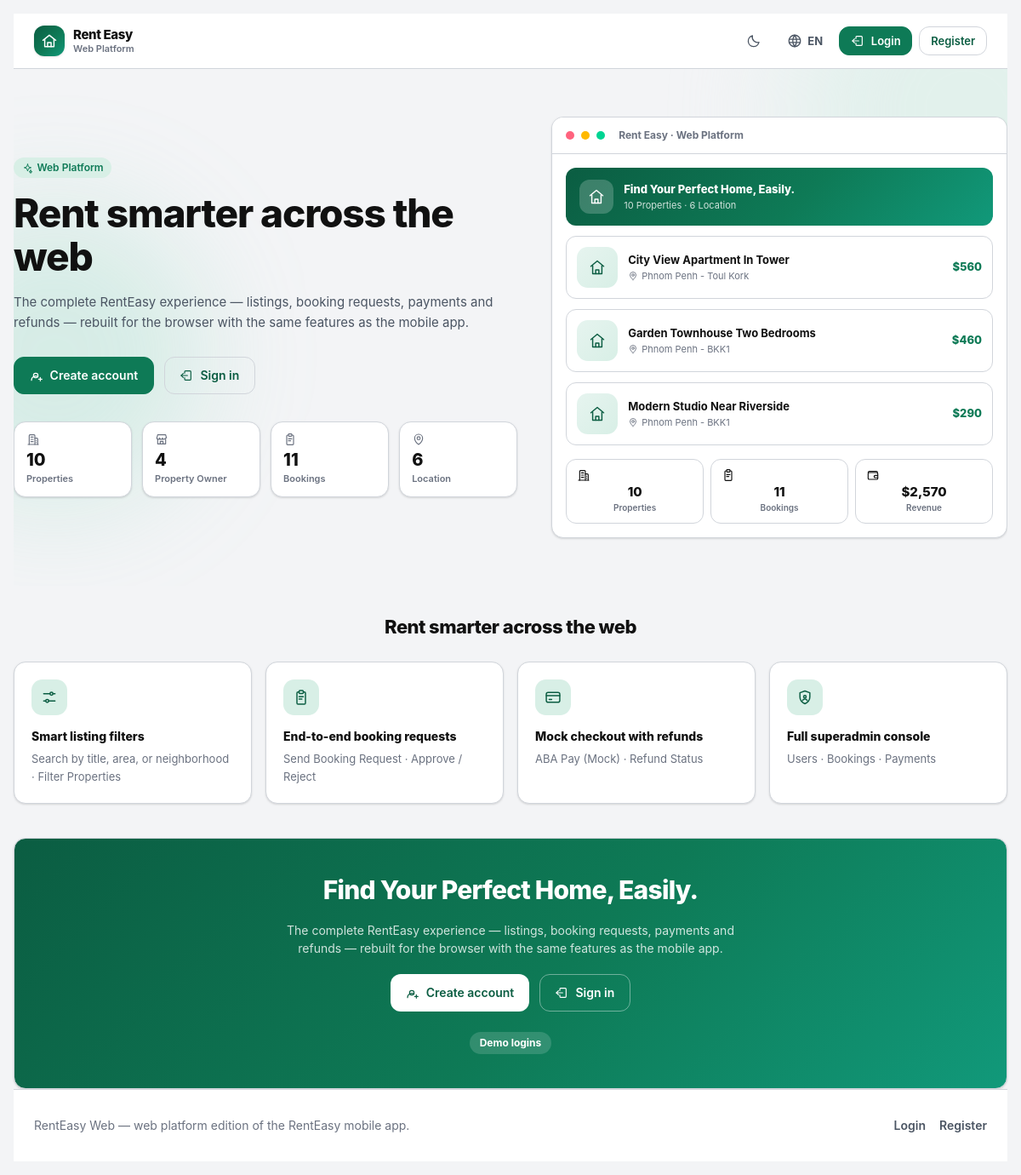
Screenshot of /core/landing/ with the database file from the repository.
### listings/models.py (models this page shows, shortened)
class Property(models.Model):
    title = models.CharField(max_length=160)
    location = models.CharField(max_length=160, db_index=True)
    price_per_month = models.DecimalField(
        max_digits=10, decimal_places=2, validators=[MinValueValidator(0)], db_index=True
    )
    bedrooms = models.PositiveSmallIntegerField(default=1)
    bathrooms = models.PositiveSmallIntegerField(default=1)
    description = models.TextField(blank=True)
    owner = models.ForeignKey(settings.AUTH_USER_MODEL, on_delete=models.CASCADE, related_name="properties")
    created_at = models.DateTimeField(default=timezone.now)
    updated_at = models.DateTimeField(auto_now=True)
    objects = PropertyQuerySet.as_manager()
    class Meta:
        ordering = ["-created_at"]
        indexes = [
            models.Index(fields=["owner", "-created_at"]),
            models.Index(fields=["location", "price_per_month"]),
        ]
    @property
    def price_display(self) -> str:
        return "${:,.0f}".format(float(self.price_per_month or 0))

### core/views.py (the view)
# urls.py: path("core/landing/", core_views.landing, name="landing"),
def landing(request):
    if request.user.is_authenticated:
        return redirect(request.user.home_url)
    from bookings.models import Booking, BookingStatus
    from listings.models import Property
    from payments.models import Payment
    t: Translator = getattr(request, "translator", None) or Translator("en")
    stats = {
        "properties": Property.objects.count(),
        "owners": Property.objects.values("owner_id").distinct().count(),
        "bookings": Booking.objects.count(),
        "cities": Property.objects.values("location").distinct().count(),
        "renters": Property.objects.count(),
    }
    featured = list(Property.objects.select_related("owner").order_by("-created_at")[:3])
    avg_price = Property.objects.aggregate(v=Avg("price_per_month"))["v"] or 0
    revenue = Payment.objects.filter(status=Payment.Status.SUCCESS).aggregate(v=Sum("amount"))["v"] or 0
    stats_list = [
        ("properties", t("properties"), stats["properties"], "building"),
        ("owners", t("property_owner"), stats["owners"], "store"),
        ("bookings", t("bookings"), stats["bookings"], "clipboard"),
        ("cities", t("location"), stats["cities"], "map-pin"),
    ]
    feature_list = [
        (
            "sliders",
            t("web_feature_listings"),
            t("search_placeholder") + " · " + t("filter_properties"),
        ),
        (
            "clipboard",
            t("web_feature_booking"),
            t("send_booking_request") + " · " + t("approve") + " / " + t("reject"),
        ),
        (
            "card",
            t("web_feature_payments"),
            t("method_aba") + " · " + t("refund_status"),
        ),
        (
            "shield-admin",
            t("web_feature_admin"),
            t("users") + " · " + t("bookings") + " · " + t("payments"),
        ),
    ]
    return render(
        request,
        "core/landing.html",
        {
            "stats": stats,
            "stats_list": stats_list,
            "feature_list": feature_list,
            "featured": featured,
            "avg_price": avg_price,
            "revenue": revenue,
            "has_data": Property.objects.exists() and Booking.objects.exists(),
        },
    )

### core/context_processors.py (called while the page is built)
def site(request):
    return {
        "SITE_NAME": "Rent Easy",
        "SUPPORTED_LANGUAGES": [
            {"code": code, "label": meta["label"], "native_label": meta["native_label"], "flag": meta["flag"]}
            for code, meta in i18n.LANGUAGES.items()
        ],
        "DEFAULT_LANGUAGE": i18n.DEFAULT_LANGUAGE,
        "DEBUG": settings.DEBUG,
    }

def i18n_context(request):
    language = getattr(request, "LANGUAGE_CODE_UI", i18n.DEFAULT_LANGUAGE)
    return {
        "LANG": language,
        "IS_KHMER": language == "km",
        "T": getattr(request, "translator", None) or i18n.Translator(language),
        "THEME": getattr(request, "theme", "light"),
        "IS_DARK": getattr(request, "theme", "light") == "dark",
    }

### core/i18n.py (called while the page is built)
    def __call__(self, key: str, /, **kwargs) -> str:
        pair = CATALOG.get(key)
        if pair is None:
            return key
        value = pair[1] if self.is_khmer else pair[0]
        if kwargs:
            try:
                return value.format(**kwargs)
            except (KeyError, IndexError, ValueError):
                return value
        return value

### core/icons.py (called while the page is built)
def render_icon(name: str, size: int | str = 20, class_name: str = "", stroke_width: float | str | None = None) -> str:
    body = ICONS.get(name)
    if body is None:
        body = ICONS["info"]
    attrs = _STROKE_ATTRS
    if stroke_width is not None:
        attrs = attrs.replace('stroke-width="1.75"', f'stroke-width="{stroke_width}"')
    cls = f' class="{class_name}"' if class_name else ""
    return f'<svg {attrs}{cls} width="{size}" height="{size}">{body}</svg>'

### core/templatetags/ui.py (called while the page is built)
@register.simple_tag(name="icon")
def icon_tag(name: str, size: int = 20, css_class: str = "", stroke_width=None) -> str:
    return mark_safe(icon_lib.render_icon(name, size=size, class_name=css_class, stroke_width=stroke_width))

@register.filter(name="usd")
def usd(value, decimals: int = 0) -> str:
    try:
        number = float(value or 0)
    except (TypeError, ValueError):
        return "$0"
    if decimals == 0:
        rounded = int(round(number))
        return "${:,}".format(rounded)
    return "${:,.{}f}".format(number, decimals)

def _translator(context) -> Translator:
    t = context.get("T")
    return t if isinstance(t, Translator) else Translator("en")

### templates/core/landing.html (shortened to what this page needs)
{% extends "base.html" %}
{% load ui humanize %}
{% block content_wrapper %}
<section class="relative overflow-hidden">
  <div class="pointer-events-none absolute inset-0 -z-10">
    <div class="absolute -left-32 top-40 h-[22rem] w-[22rem] rounded-full bg-accent/25 blur-3xl"></div>
  </div>
  <div class="grid items-center gap-10 py-8 lg:grid-cols-[minmax(0,1.05fr)_minmax(0,0.95fr)] lg:py-14">
    <div>
      <span class="pill pill-approved mb-4">{% icon "sparkle" 13 %} {% t 'platform_tag' %}</span>
      <h1 class="text-[34px] font-extrabold leading-[1.1] tracking-tight text-ink sm:text-[46px]">
        {% t 'web_hero_title' %}
      </h1>
      <p class="mt-4 max-w-xl text-[15px] leading-relaxed text-ink-2">{% t 'web_hero_sub' %}</p>
      <div class="mt-7 flex flex-wrap items-center gap-3">
        <a href="{% url 'register' %}" class="btn btn-primary">{% icon "user-plus" 16 %} {% t 'cta_create_account' %}</a>
        <a href="{% url 'login' %}" class="btn btn-outline">{% icon "login" 16 %} {% t 'cta_sign_in' %}</a>
      </div>
      <div class="mt-8 grid grid-cols-2 gap-3 sm:grid-cols-4">
        {% for key, label, val, ic in stats_list %}
          <div class="app-card px-3.5 py-3">
            <span class="text-ink-3">{% icon ic 16 %}</span>
            <p class="mt-1.5 text-[20px] font-extrabold leading-none">{{ val|intcomma }}</p>
            <p class="mt-1 text-[11px] font-semibold text-ink-3">{{ label }}</p>
          </div>
        {% endfor %}
      </div>
    </div>
    <div class="app-card overflow-hidden">
      <div class="flex items-center gap-2 border-b border-hairline bg-surface-2 px-4 py-3">
        <span class="h-2.5 w-2.5 rounded-full bg-rose-400"></span>
        <span class="h-2.5 w-2.5 rounded-full bg-amber-400"></span>
        <span class="h-2.5 w-2.5 rounded-full bg-emerald-400"></span>
        <span class="ms-2 truncate text-[12px] font-bold text-ink-3">{{ SITE_NAME }} · {% t 'platform_tag' %}</span>
      </div>
      <div class="space-y-3 p-4">
        <div class="hero-gradient flex items-center gap-3 rounded-xl px-4 py-3.5 text-white">
          <span class="grid h-10 w-10 place-items-center rounded-xl bg-white/20">{% icon "home" 20 %}</span>
          <span class="min-w-0">
            <span class="block text-[13px] font-extrabold">{% t 'slogan' %}</span>
            <span class="block text-[11px] text-white/80">{{ stats.properties }} {% t 'properties' %} · {{ stats.cities }} {% t 'location' %}</span>
          </span>
        </div>
        {% for property in featured %}
          <div class="flex items-center gap-3 rounded-xl border border-hairline bg-surface-2 p-3">
            <span class="property-thumb !h-12 !w-12">{% icon "home" 20 %}</span>
            <span class="min-w-0 flex-1">
              <span class="block truncate text-[13px] font-bold">{{ property.title }}</span>
              <span class="flex items-center gap-1 truncate text-[11px] text-ink-3">{% icon "map-pin" 12 %} {{ property.location }}</span>
            </span>
            <span class="shrink-0 text-[13px] font-extrabold text-primary">{{ property.price_display }}</span>
          </div>
        {% endfor %}
        <div class="grid grid-cols-3 gap-2 pt-1">
          <div class="rounded-xl border border-hairline px-3 py-2.5 text-center">
            {% icon "building" 16 %}
            <p class="mt-1 text-[15px] font-extrabold leading-none">{{ stats.properties }}</p>
            <p class="mt-1 text-[10px] font-semibold text-ink-3">{% t 'properties' %}</p>
          </div>
          <div class="rounded-xl border border-hairline px-3 py-2.5 text-center">
            {% icon "clipboard" 16 %}
            <p class="mt-1 text-[15px] font-extrabold leading-none">{{ stats.bookings }}</p>
            <p class="mt-1 text-[10px] font-semibold text-ink-3">{% t 'bookings' %}</p>
          </div>
          <div class="rounded-xl border border-hairline px-3 py-2.5 text-center">
            {% icon "wallet" 16 %}
            <p class="mt-1 text-[15px] font-extrabold leading-none">{{ revenue|usd }}</p>
            <p class="mt-1 text-[10px] font-semibold text-ink-3">{% t 'stat_revenue' %}</p>
          </div>
        </div>
      </div>
    </div>
  </div>
</section>
<section class="py-8">
  <h2 class="text-center text-[22px] font-extrabold tracking-tight">{% t 'web_hero_title' %}</h2>
  <div class="mt-6 grid gap-4 sm:grid-cols-2 lg:grid-cols-4">
    {% for ic, title, body in feature_list %}
      <article class="app-card p-5">
        <span class="stat-icon">{% icon ic 20 %}</span>
        <h3 class="mt-3.5 text-[14px] font-extrabold">{{ title }}</h3>
        <p class="mt-1.5 text-[13px] leading-relaxed text-ink-3">{{ body }}</p>
      </article>
    {% endfor %}
  </div>
</section>
<section class="app-card hero-gradient mt-2 flex flex-col items-center gap-4 px-6 py-10 text-center text-white sm:px-10">
  <h2 class="max-w-2xl text-[24px] font-extrabold leading-snug tracking-tight sm:text-[30px]">{% t 'slogan' %}</h2>
  <p class="max-w-xl text-[14px] text-white/80">{% t 'web_hero_sub' %}</p>
  <div class="mt-1 flex flex-wrap justify-center gap-3">
    <a href="{% url 'register' %}" class="btn bg-white text-primary-dark hover:bg-white/90">{% icon "user-plus" 16 %} {% t 'cta_create_account' %}</a>
    <a href="{% url 'login' %}" class="btn border border-white/40 text-white hover:bg-white/10">{% icon "login" 16 %} {% t 'cta_sign_in' %}</a>
  </div>
  <p class="mt-2 rounded-full bg-white/15 px-3 py-1 text-[12px] font-bold">{% t 'demo_hint' %}</p>
</section>
{% endblock %}

### static/css/app.css (style rules this page uses)
:root { --canvas:#f3f4f6;--surface:#fff;--surface-2:#fff;--ink:#111;--ink-2:#4b5563;--ink-3:#6b7280;--hairline:#d1d5db;color-scheme:light }

### rows the page displays
Property: title "City View Apartment In Tower", location "Phnom Penh - Toul Kork", price_display "$560"
Property: title "Garden Townhouse Two Bedrooms", location "Phnom Penh - BKK1", price_display "$460"
Property: title "Modern Studio Near Riverside", location "Phnom Penh - BKK1", price_display "$290"

### other values shown
{{ SITE_NAME }} "Rent Easy"
{{ LANG|upper }} "EN"
{{ val|intcomma }} "10" "4" "11" "6"
{{ label }} "Properties" "Property Owner" "Bookings" "Location"
{{ stats.properties }} "10"
{{ stats.cities }} "6"
{{ stats.bookings }} "11"
{{ revenue|usd }} "$2,570"
{{ title }} "Smart listing filters" "End-to-end booking requests" "Mock checkout with refunds" "Full superadmin console"
{{ body }} "Search by title, area, or neighborhood · Filter Properties" "Send Booking Request · Approve / Reject" "ABA Pay (Mock) · Refund Status" "Users · Bookings · Payments"
